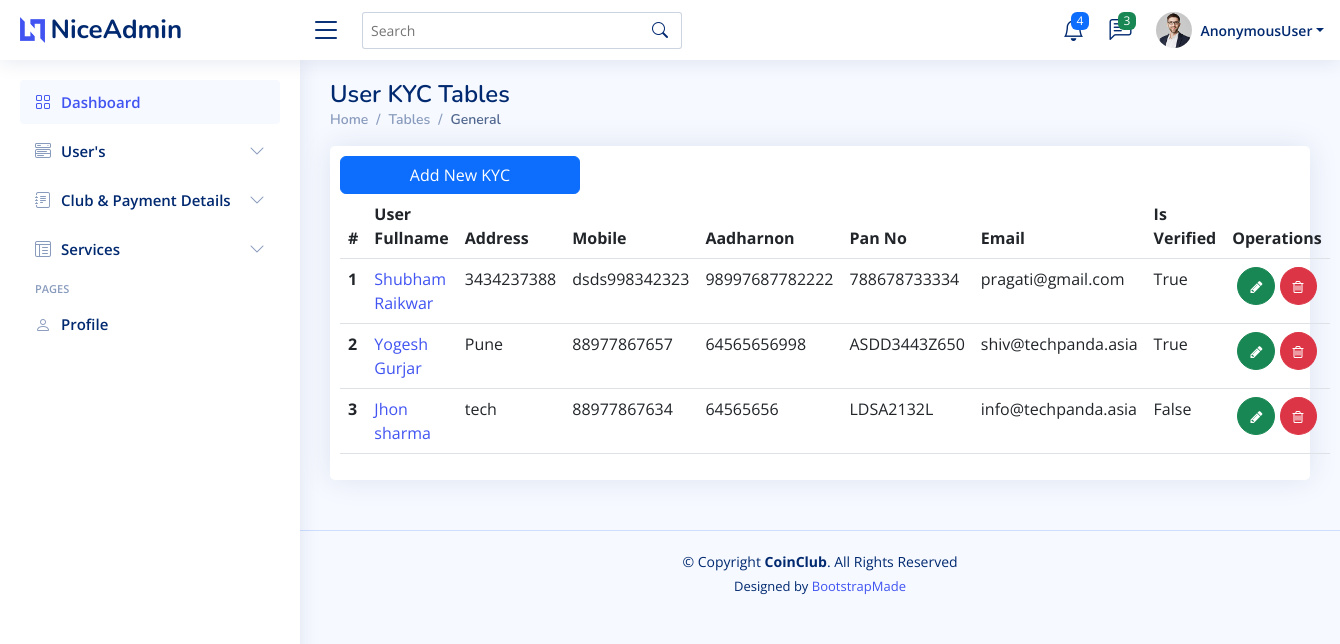
The app's page /homepage/getallkyc/ with its own data.
### api/models.py (models this page shows, shortened)
class userkyc(models.Model):
    registeruser=models.ForeignKey(user_registration,on_delete=models.CASCADE)
    address=models.CharField(max_length=100)
    mobile=models.CharField(max_length=50)
    fullname = models.CharField(max_length=100,null=True)
    email =models.CharField(max_length=250,null=True)
    aadharno=models.CharField(max_length=50,unique=True)
    aadharfrontimg=models.FileField(blank=True,upload_to='aadhar/',default='aadhar/none/no-img.jpg')
    aadharbackimg=models.FileField(blank=True,upload_to='aadhar/',default='aadhar/none/no-img.jpg')
    panno=models.CharField(max_length=50,unique=True)
    panimg=models.FileField(blank=True,upload_to='pan/',default='pan/none/no-img.jpg')
    is_verified=models.BooleanField(default=False)

class user_registration(models.Model):
    full_name=models.CharField(max_length=50)
    mobileno=models.CharField(max_length=50, unique=True)
    city=models.CharField(max_length=50)
    password=models.CharField(max_length=50)
    gender=models.CharField(max_length=50)
    occupation=models.CharField(max_length=50)
    motive=models.CharField(max_length=100)
    income=models.CharField(max_length=50)
    wallet_amount= models.CharField(max_length=50,default='0')
    monthlycontribution=models.CharField(max_length=50)
    profileimg=models.ImageField(blank=True,null=True,upload_to='user/')
    email=models.CharField(max_length=50)
    alternateno=models.CharField(max_length=50,blank=True)
    token = models.CharField(max_length=300)
    create_at=models.DateField(auto_now_add=True)

### adminapp/views.py (the view)
# urls.py: path('getallkyc/', views.UserKycPage),
def UserKycPage(request):
    getKyc = userkyc.objects.all()
    return render(request, "userkyc.html", {'kyc':getKyc})

### templates/userkyc.html
{% extends 'index.html' %}
{% load static %}
{% block content %}
  <main id="main" class="main">
    <div class="pagetitle">
      <h1>User KYC Tables</h1>
      <nav>
        <ol class="breadcrumb">
          <li class="breadcrumb-item"><a href="index.html">Home</a></li>
          <li class="breadcrumb-item">Tables</li>
          <li class="breadcrumb-item active">General</li>
        </ol>
      </nav>
    </div>
    <section class="section">
      <div class="row">
        <div class="col-lg-12">
          <div class="card">
            <div class="card-body" style="padding:10px;">
              <a href="/homepage/createkyc/"><button type="submit" class="btn btn-primary col-md-3">Add New KYC</button></a>
              <table class="table">
                <thead>
                  <tr>
                    <th scope="col">#</th>
                    <th scope="col">User Fullname</th>
                    <th scope="col">Address</th>
                    <th scope="col">Mobile</th>
                    <th scope="col">Aadharnon</th>
                    <th scope="col">Pan No</th>
                    <th scope="col">Email</th>
                    <th scope="col">Is Verified</th>
                    <th scope="col">Operations</th>
                  </tr>
                </thead>
                <tbody>
                  {% for ky in kyc %}
                  <tr>
                    <th scope="row">{{forloop.counter}}</th>
                    <td><a href="{% url 'view_kyc' id=ky.id %}">{{ ky.registeruser.full_name }}</a></td>
                    <td>{{ ky.address }}</td>
                    <td>{{ ky.mobile }}</td>
                    <td>{{ ky.aadharno }}</td>
                    <td>{{ ky.panno }}</td>
                    <td>{{ ky.email }}</td>
                    <td>{{ ky.is_verified }}</td>
                    <td style="text-align: center;"><a class="btn btn-success" style="border-radius:50%;" href="{% url 'update_kyc' id=ky.id %}"> <i class="fa fa-pencil" style="font-size: 14px;"> </i> </a>
                      <a class="btn btn-danger" style="border-radius:50%;" href="{% url 'del_kyc' id=ky.id %}"><i class="fa fa-trash-o" style="font-size: 14px;"></i></a>
                    </td>
                    </tr>
                  {% endfor %}
                </tbody>
              </table>
            </div>
          </div>
      </div>
    </section>
  </main>
  {% endblock content %}

### static/assets/css/style.css (style rules this page uses)
:root { scroll-behavior: smooth; }
body { font-family: "Open Sans", sans-serif; background: #f6f9ff; color: #444444; }
a { color: #4154f1; text-decoration: none; }
h1, h2, h3, h4, h5, h6 { font-family: "Nunito", sans-serif; }
#main { margin-top: 60px; padding: 20px 30px; transition: all 0.3s; }
.pagetitle { margin-bottom: 10px; }
.pagetitle h1 { font-size: 24px; margin-bottom: 0; font-weight: 600; color: #012970; }
.card { margin-bottom: 30px; border: none; border-radius: 5px; box-shadow: 0px 0 30px rgba(1, 41, 112, 0.1); }
.card-body { padding: 0 20px 20px 20px; }
.breadcrumb { font-size: 14px; font-family: "Nunito", sans-serif; color: #899bbd; font-weight: 600; }
.breadcrumb a { color: #899bbd; transition: 0.3s; }
.breadcrumb .breadcrumb-item::before { color: #899bbd; }
.breadcrumb .active { color: #51678f; font-weight: 600; }
@media (min-width: 1200px) { #main, #footer { margin-left: 300px; } }

### records on screen
userkyc: registeruser.full_name "Shubham Raikwar", address "3434237388", mobile "dsds998342323", aadharno "98997687782222", panno "788678733334", email "pragati@gmail.com", is_verified "True"
userkyc: registeruser.full_name "Yogesh Gurjar", address "Pune", mobile "88977867657", aadharno "64565656998", panno "ASDD3443Z650", email "shiv@techpanda.asia", is_verified "True"
userkyc: registeruser.full_name "Jhon sharma", address "tech", mobile "88977867634", aadharno "64565656", panno "LDSA2132L", email "info@techpanda.asia", is_verified "False"

### other values on screen
{{ request.user }} "AnonymousUser"
